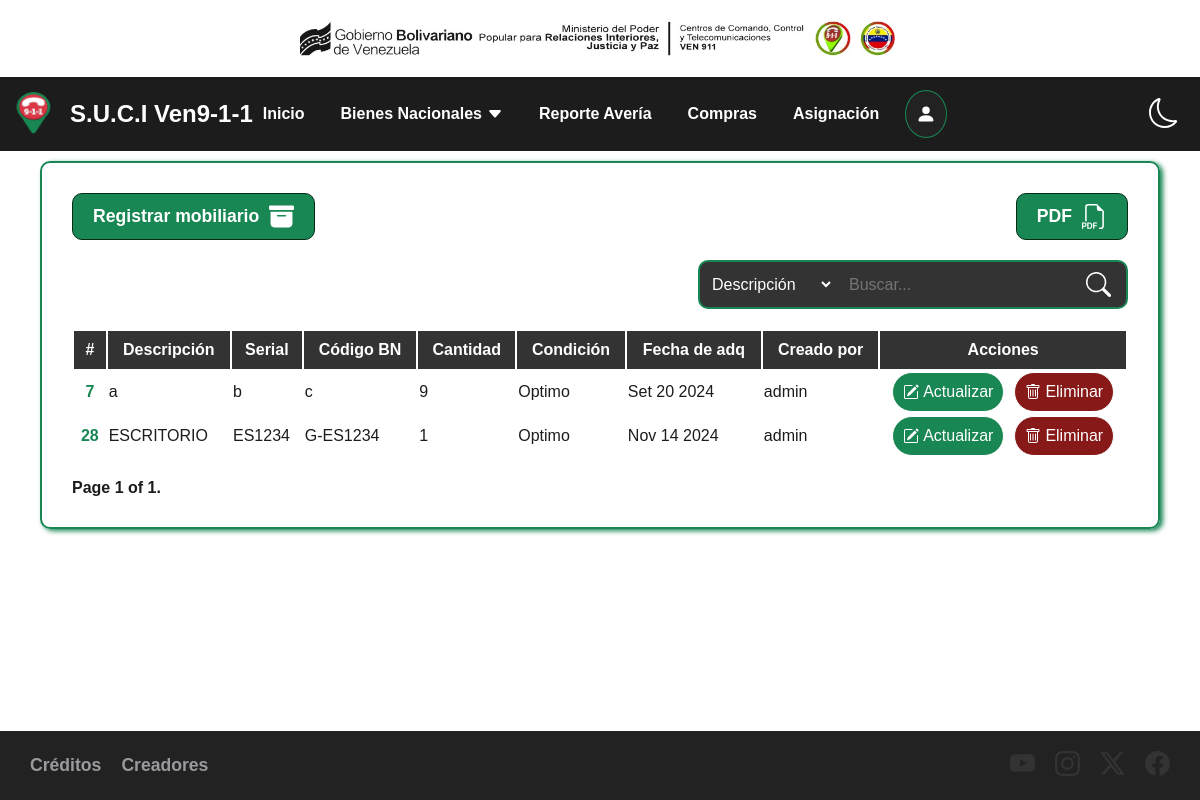
Screenshot of /bienes/mobiliario with the database file from the repository.
### administracion/models.py (models this page shows, shortened)
class Articulo(models.Model):
    descripcion = models.TextField(max_length=255)
    marca = models.CharField(max_length=255, blank=True, null=True)
    modelo = models.CharField(max_length=255, blank=True, null=True)
    serial = models.CharField(max_length=255, blank=True, null=True)
    placa = models.CharField(max_length=255, blank=True, null=True)
    cantidad_combustible = models.IntegerField(blank=True, null=True)
    codigo_bn = models.CharField(max_length=255, blank=True, null=True)
    cantidad = models.IntegerField()
    tipo_articulo = models.ForeignKey(TipoArticulo, on_delete=models.CASCADE)
    condicion = models.ForeignKey(Condicion, on_delete=models.CASCADE)
    fecha_adq = models.DateField()
    asignado = models.BooleanField(default=False)
    user = models.ForeignKey(User, on_delete=models.CASCADE)
    created_at = models.DateTimeField(default=timezone.now)

class Condicion(models.Model):
    nombre = models.CharField(max_length=255)
    created_at = models.DateTimeField(default=timezone.now)
    def __str__(self):
        return self.nombre

### administracion/views.py (the view)
# urls.py: path('bienes/mobiliario', views.mobiliario, name='mobiliario'),
def mobiliario(request):
    mobiliario = Articulo.objects.filter(tipo_articulo=3)
    paginator = Paginator(mobiliario, 10)  # Show 10 per page.
    page_number = request.GET.get("page", 1)
    page_obj = paginator.get_page(page_number)
    return render(request, 'mobiliario/mobiliario.html', {
        'mobiliario': paginator.page(page_number),
        'page_obj': page_obj
    })

### administracion/templates/mobiliario/mobiliario.html (shortened to what this page needs)
{% extends 'base.html' %}
{% block content %}
    <main class="content">
        <div class="noPrint content-buttons">
            <div>
                <a href="{% url 'create_mobiliario' %}">
                    <span>Registrar mobiliario</span>
                </a>
            </div>
            <div>
                <a onclick="window.print()">
                    <span>PDF</span>
                </a>
            </div>
        </div>
        <div class="noPrint content-search">
            <form action="{% url 'search_mobiliario' %}" method="GET">
                <select name="option" id="option">
                    <option value="descripcion">Descripción</option>
                </select>
                <input name="q" type="search" placeholder="Buscar..." aria-label="Search">
                <svg xmlns="http://www.w3.org/2000/svg" width="25" height="25" fill="currentColor" class="bi bi-search" viewBox="0 0 16 16">
                    <path d="M11.742 10.344a6.5 6.5 0 1 0-1.397 1.398h-.001q.044.06.098.115l3.85 3.85a1 1 0 0 0 1.415-1.414l-3.85-3.85a1 1 0 0 0-.115-.1zM12 6.5a5.5 5.5 0 1 1-11 0 5.5 5.5 0 0 1 11 0"/>
                </svg>
            </form>
        </div>
        <table class="content-table">
            <thead>
                <tr>
                    <th scope="col">#</th>
                    <th scope="col">Descripción</th>
                    <th scope="col">Serial</th>
                    <th scope="col">Código BN</th>
                    <th scope="col">Cantidad</th>
                    <th scope="col">Condición</th>
                    <th scope="col">Fecha de adq</th>
                    <th scope="col">Creado por</th>
                    <th class="noPrint" scope="col">Acciones</th>
                </tr>
            </thead>
            <tbody>
                {% for mob in mobiliario %}
                <tr>
                    <th scope="row">{{ mob.id }}</th>
                    <td>{{ mob.descripcion }}</td>
                    <td>{{ mob.serial }}</td>
                    <td>{{ mob.codigo_bn }}</td>
                    <td>{{ mob.cantidad }}</td>
                    <td>{{ mob.condicion }}</td>
                    <td>{{ mob.fecha_adq|date:'M j Y'}}</td>
                    <td>{{ mob.user }}</td>
                    <td class="noPrint">
                        <div>
                            <a href="{% url 'update_mobiliario' mob.id %}">
                                Actualizar
                            </a>
                            <form action="{% url 'delete_mobiliario' mob.id %}" method="POST">
                                <button>
                                    Eliminar
                                </button>
                            </form>
                        </div>
                    </td>
                </tr>
                {% endfor %}
            </tbody>
        </table>
        <div class="pagination">
            <span class="step-links">
                <span class="current">
                    Page {{ page_obj.number }} of {{ page_obj.paginator.num_pages }}.
                </span>
            </span>
        </div>
    </main>
{% endblock %}

### administracion/static/css/main.css (style rules this page uses)
:root { --grid-unit: 1rem; --border-radius-base: 0.5rem; }
[data-theme="light"] { --color-bg: #ffffff; --color-fg: #1c1c1c; }
body { background-color: var(--color-bg); color: var(--color-fg); margin: 0; font-family: sans-serif; }

### rows the page displays
Articulo: id "7", descripcion "a", serial "b", codigo_bn "c", cantidad "9", condicion "Optimo", fecha_adq "Set 20 2024", user "admin"
Articulo: id "28", descripcion "ESCRITORIO", serial "ES1234", codigo_bn "G-ES1234", cantidad "1", condicion "Optimo", fecha_adq "Nov 14 2024", user "admin"

### other values shown
{{ page_obj.number }} "1"
{{ page_obj.paginator.num_pages }} "1"
